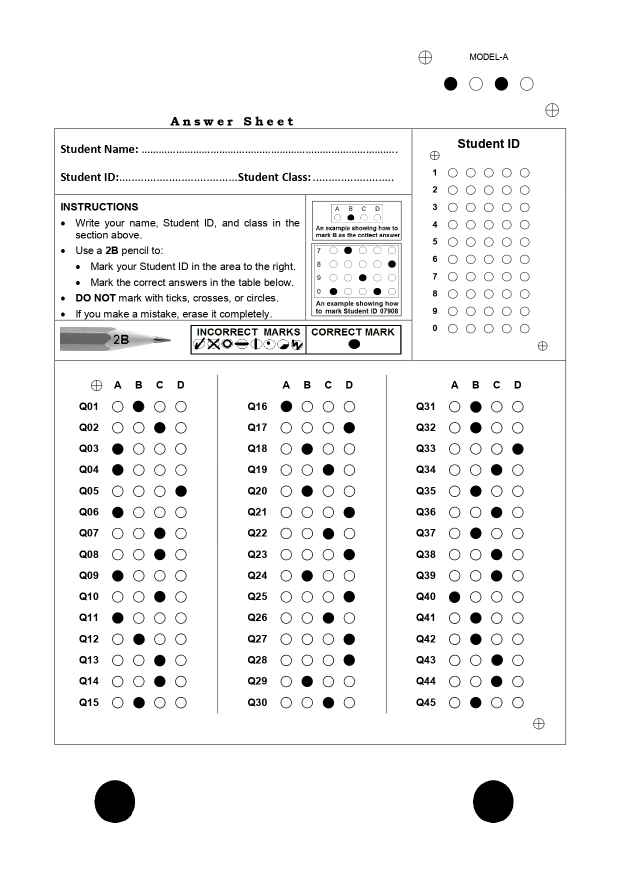
#> input picture Assignment-3/imgs/answerKey.jpg, 1241 x 1754 px (shown at 1/2 size)
$ jupyter execute Assignment3.ipynb   (shell and % lines are left out)
#> lines starting #> are read from the running program, lines starting #| are printed output that depends on the picture; after the words box and inside, x2 and y2 are one past the last pixel; in counts of white or black regions, pixels touching at a corner belong together
# Digital Image Processing - Assignment 3

**Imports**

[cell 1]
import cv2
import numpy as np
import matplotlib.pyplot as plt
from matplotlib.pyplot import figure

### 1. Ambitious Jo

[cell 2]
img = cv2.imread('../imgs/answerKey.jpg')
#> img is the input picture: shape (1754, 1241, 3); mean B, G, R 243, 243, 243
img = cv2.cvtColor(img, cv2.COLOR_BGR2RGB)
img = img[:,:,0]
#> img: shape (1754, 1241)
img = img>240
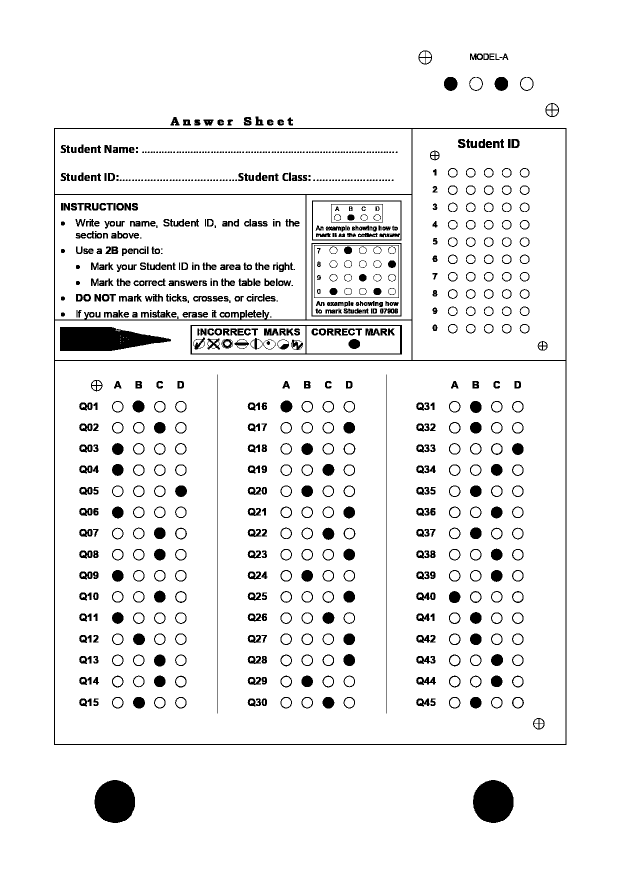
#> img: shape (1754, 1241) bool (shown at 1/2 size); 93.5% white; 896 black regions (184 under 20 px), largest, box (x1, y1, x2, y2) and area: (108, 256, 1133, 1490) 15700, (120, 654, 342, 702) 7791, (189, 1560, 270, 1646) 5527
img = img.astype(int)
img = img*255

[cell 3]
figure(figsize=(12, 8), dpi=80)

demn = img[740:1440, 140:1060]
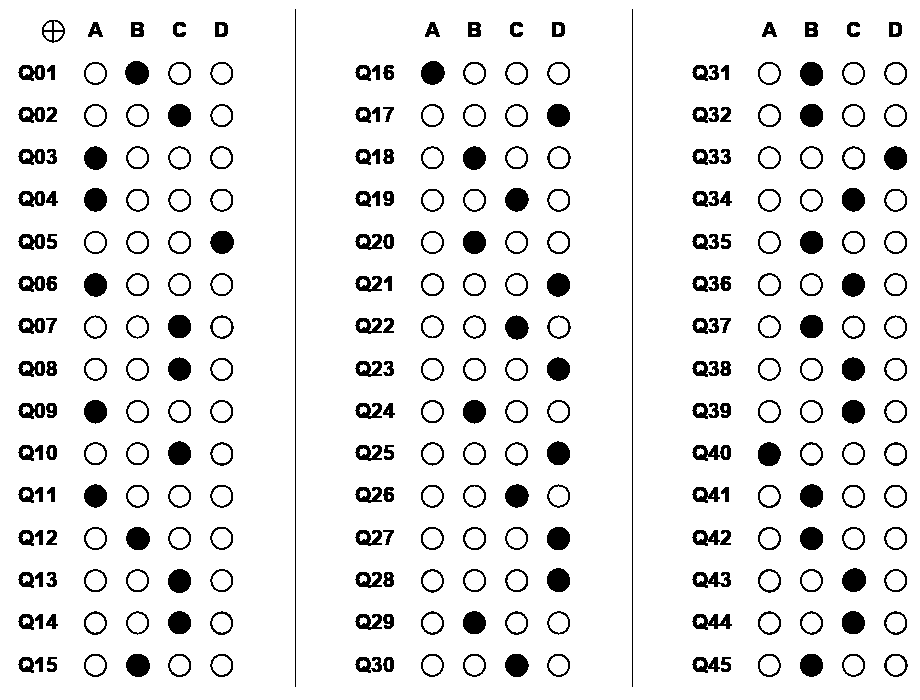
#> demn: shape (700, 920) int64; 91.1% white; 303 black regions, largest, box (x1, y1, x2, y2) and area: (295, 9, 296, 687) 678, (632, 9, 633, 687) 678, (842, 568, 866, 592) 449
plt.imshow(demn, cmap='gray')
plt.show()

# check border radius later

[cell 4]
hoe1 = np.full((25, 25, 3), 255)

for x in range(25):
    for y in range(25):
        if (x-12)**2 + (y-12)**2 < 122:
            hoe1[x,y,:] = 0
        elif (x-12)**2 + (y-12)**2 < 170:
            hoe1[x,y,:] = -1

hoe1 = hoe1[:,:,0]

[d0, d1] = demn.shape
#> d0 = 700; d1 = 920
[f0, f1] = hoe1.shape
ans = []

for x in range(d0):
    for y in range(d1):

        if f0+x-1<d0 and f1+y-1<d1:

            flg=0

            for xx in range(f0):
                for yy in range(f1):

                    if hoe1[xx,yy]==-1:
                        continue

                    elif hoe1[xx,yy]!=demn[x+xx, y+yy]:
                        flg=1
                        break

            if flg==0:
                ans.append([x, y])

ans = sorted(ans, key = ans.count, reverse = True)
